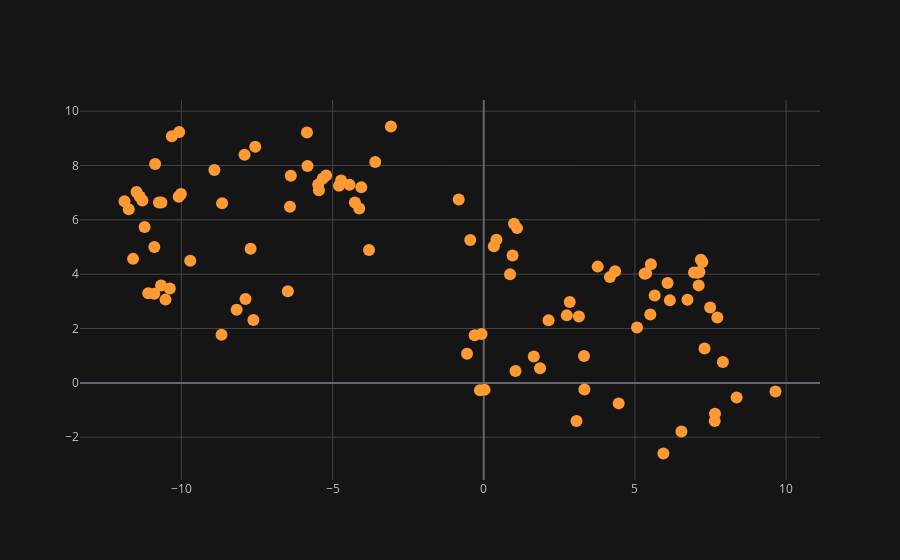

Here is the notebook cell this chart was saved with:
### Code cell
dataset.iplot(x='A',y='B',mode='markers')
